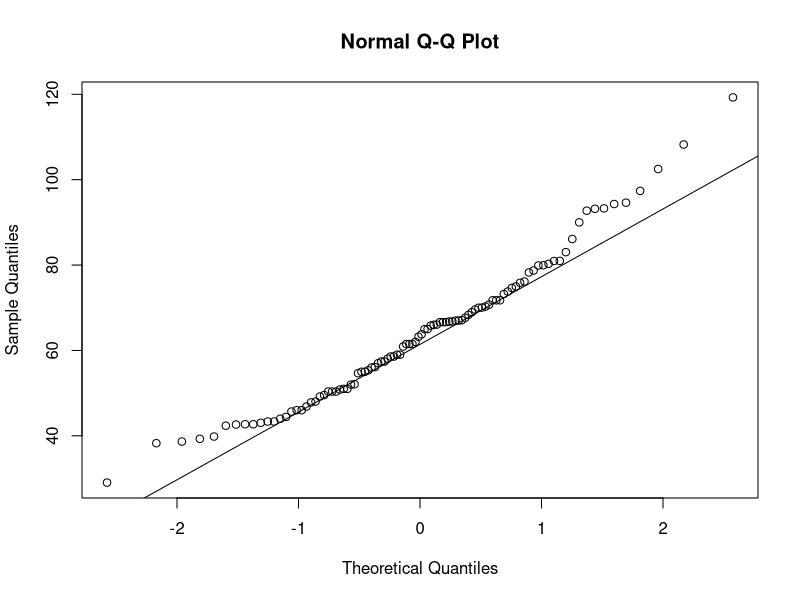
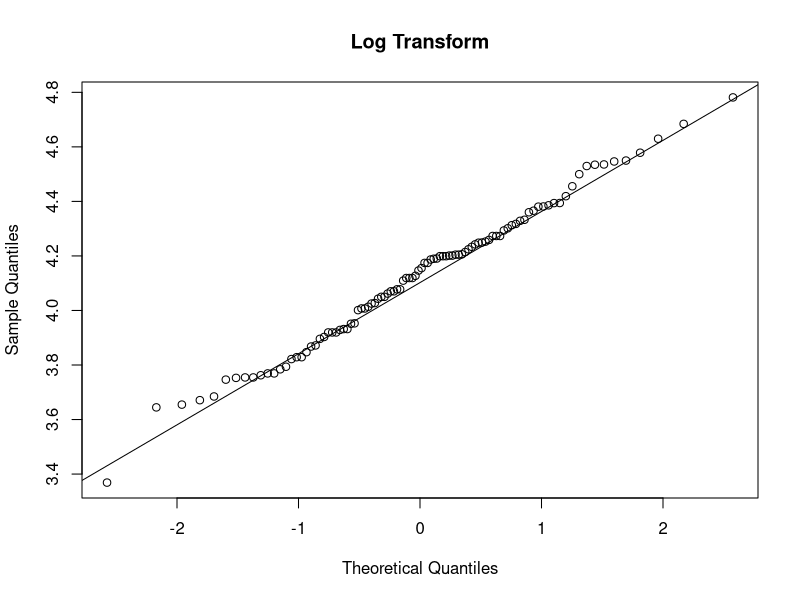
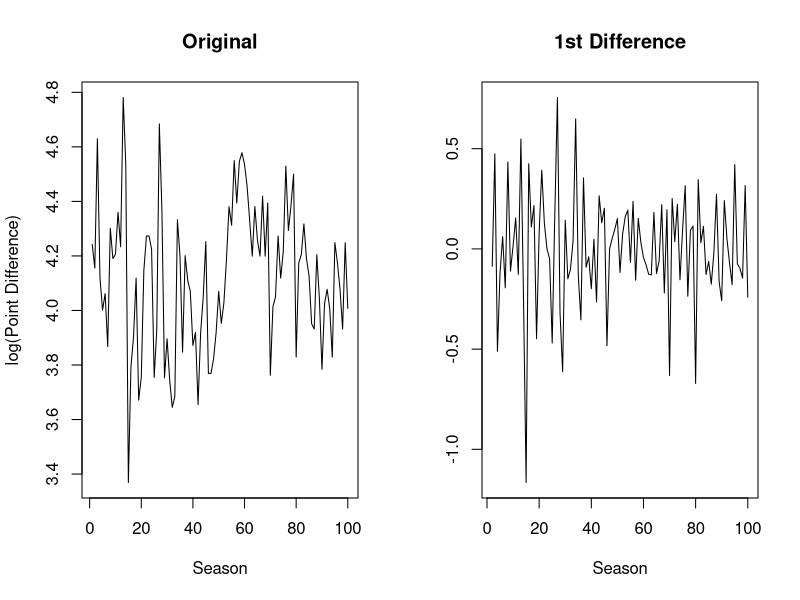
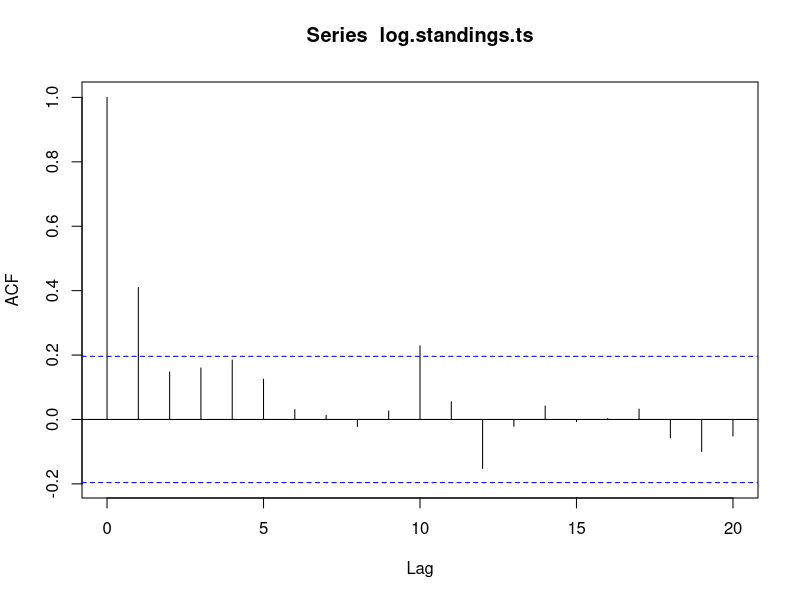
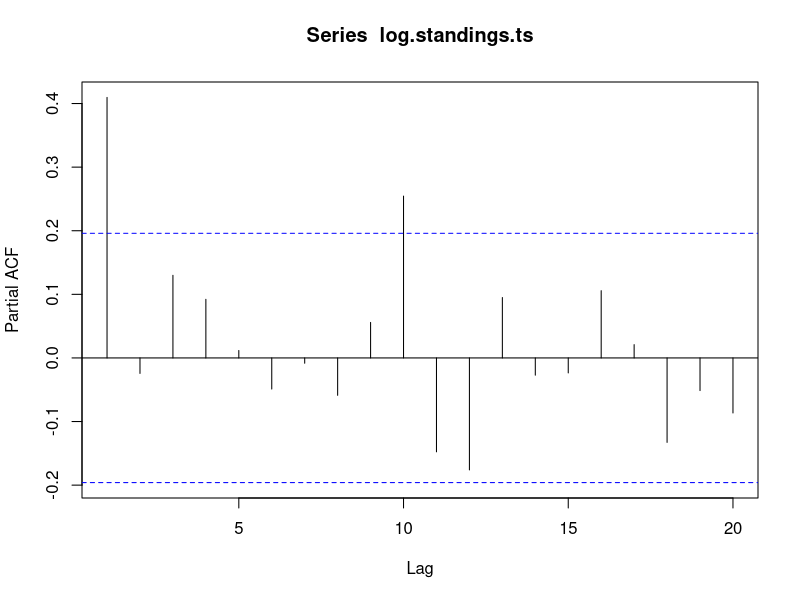

Write R code to recreate these figures, in order. (Note: this script raises an error after producing the figures.)
## ---- chunk 1
knitr::opts_chunk$set(echo = TRUE)

pkgs <- c("XML", "RCurl", "tidyverse", "tseries", "TSA", "forecast")

miss <- pkgs[!(pkgs %in% row.names(installed.packages()))]

if (length(miss)) {
  install.packages(miss)
}

suppressPackageStartupMessages(lapply(pkgs, require, character.only = T))
## ---- chunk 2
first.year <- 1918
last.year <- 2018

# base.nhl.url <- "http://www.hockeydb.com/ihdb/stats/leagues/seasons/nhl1927"
# nhl.url <- paste0(base.nhl.url, first.year:last.year, ".html")
## ---- chunk 3
# standings.ls <- vector(mode = "list")
# for (i in first.year:last.year) {
#   nhl.page <- getURL(nhl.url[i - (first.year - 1)])
#   
#   curr.standings <- readHTMLTable(nhl.page)
#   
#   if (length(curr.standings)) {
#     standings.ls[[as.character(i)]] <- cbind('Year' = i, curr.standings[[1]])
#   } else {
#     # Skip for full season lockouts
#   }
# }
# 
# all.standings.bind <- bind_rows(standings.ls)
## ---- chunk 4
# all.standings <- all.standings.bind %>%
#   rename(Playoff = `Playoff Results`, Tie = `T`) %>%
#   filter(Playoff != "") %>%
#   mutate(GP = as.numeric(GP),
#          W = as.numeric(W),
#          L = as.numeric(L),
#          Tie = as.numeric(Tie),
#          Pts = as.numeric(Pts),
#          GF = as.numeric(GF),
#          GA = as.numeric(GA),
#          PIM = as.numeric(PIM),
#          Att. = as.numeric(gsub(",", "", Att.)),
#          OTL = as.numeric(OTL),
#          SOL = as.numeric(SOL))
# 
# write.csv(all.standings, file = "nhl_standings_1918-2018.csv", row.names = F)
## ---- chunk 5
all.standings <- read.csv(file = "nhl_standings_1918-2018.csv")

quantile(all.standings$Pts, probs = c(0.1, 0.9))

nhl.standings.smy <- all.standings %>%
  # Determine total possible points obtainable for each team for every season
  mutate(tot.pts = GP * 2,
         # Determine the proportion of possible points obtainable that each team achieved
         prop.tot.pts = Pts / tot.pts) %>%
  group_by(Year) %>%
  summarise(diff.prop = max(prop.tot.pts) - min(prop.tot.pts)) %>%
  ungroup() %>%
  # Standardize the point differential as if the teams played 82 games a season
  # 82 games because thats the number of games played per season currently
  mutate(diff.pts = diff.prop * (82 * 2))

all.years <- first.year:last.year

missing.years <- all.years[!(all.years %in% nhl.standings.smy$Year)]
## ---- chunk 6
standings.ts <- ts(nhl.standings.smy$diff.pts)
## ---- chunk 7
qqnorm(standings.ts)
qqline(standings.ts)
## ---- chunk 8
log.standings.ts <- log(standings.ts)

qqnorm(log.standings.ts, main = "Log Transform")
qqline(log.standings.ts)
## ---- chunk 9
par(mfrow = c(1, 2))
plot(log.standings.ts, type = "l",
     main = "Original",
     xlab = "Season", ylab = "log(Point Difference)")
plot(diff(log.standings.ts), type = "l",
     main = "1st Difference",
     xlab = "Season", ylab = "")
par(mfrow = c(1, 1))
## ---- chunk 10
adf.test(log.standings.ts, k = 0)
## ---- chunk 11
acf(log.standings.ts)

pacf(log.standings.ts)
## ---- chunk 12
ts.acf <- acf(log.standings.ts, plot = F)$acf

ts.pacf <- pacf(log.standings.ts, plot = F)$acf

abs(ts.acf[3:length(ts.acf)]) < 2 * sqrt((1 / length(log.standings.ts)) * (1 + 2 * sum(ts.acf[2] ^ 2)))

abs(ts.pacf[2:length(ts.pacf)]) < 2 /sqrt(length(log.standings.ts))
## ---- chunk 13
set.seed(1)

arima(log.standings.ts, order = c(1, 0, 0), method = "CSS")
arima(log.standings.ts, order = c(0, 0, 1), method = "CSS")
arima(log.standings.ts, order = c(1, 0, 1), method = "CSS")

arima(log.standings.ts, order = c(1, 0, 0), method = "ML")
arima(log.standings.ts, order = c(0, 0, 1), method = "ML")
arima(log.standings.ts, order = c(1, 0, 1), method = "ML")
## ---- chunk 14
# USING ML for ARMA(1,1)

fit <- arima(log.standings.ts, order = c(1, 0, 1), method = "ML")
## ---- chunk 15
plot(rstandard(fit), ylab ='Standardized Residuals', 
     type = 'o', ylim = c(-3.5,3.5))
abline(h = c(0, -3, 3), lty = c(1, 2, 2))
## ---- chunk 16
qqnorm(residuals(fit))
qqline(residuals(fit))
## ---- chunk 17
shapiro.test(residuals(fit))
## ---- chunk 18
acf(residuals(fit))
## ---- chunk 19
n = length(log.standings.ts)
K = 6

q <- n * (n + 2) * sum(signif(acf(residuals(fit), plot = F)$acf[1:K], 2) ^ 2 / (n - c(1:K)))

1 - pchisq(q = q, df = K - 1 - 1)
## ---- chunk 20
log.mean <- mean(log.standings.ts)
log.se <- sd(log.standings.ts)

ts.sim <- arima.sim(list(order = c(1, 0, 1), ar = 0.2896, ma = 0.1400), n = length(log.standings.ts))

mean(log.standings.ts)
sd(log.standings.ts)
## ---- chunk 21
df <- data.frame(season = 1:length(log.standings.ts),
                 original = exp(log.standings.ts),
                 simulated = exp(ts.sim * log.se + log.mean)) %>%
  gather(key = ts.type, value = observation, -season)

ggplot(df, aes(x = season, y = observation, lty = ts.type)) +
  geom_line() +
  labs(title = "Team Talent Discrepancy in the NHL",
       x = "Season",
       y = "Point Differential",
       caption = "Point differential standardized as if teams played 82 game season.") +
  scale_linetype_discrete(name = "Time Series Type") +
  theme_classic() +
  theme(legend.position = "bottom")
